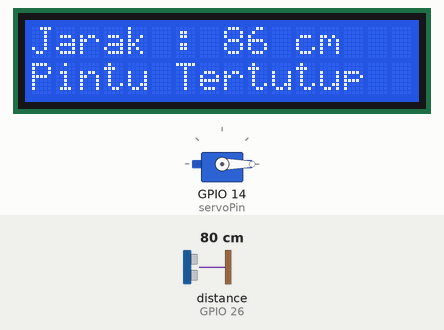
Bench run of a sketch on a simulated ESP32. On the bench: servo, 16×2 character LCD. Wiring (inferred from the names in the program): ultrasonic range finder: trigger GPIO 25; echo GPIO 26. Inputs (shaded band) come from the test bench; at power-on: distance to the obstacle (sensor on GPIO 26) 80 cm. The echo pulse lasts 58.3 µs per cm; what the sketch prints to the serial monitor is not drawn.

Above: at 1.2 s.
1.3 s: distance to the obstacle (sensor on GPIO 26) set to 15 cm
At 3.0 s:
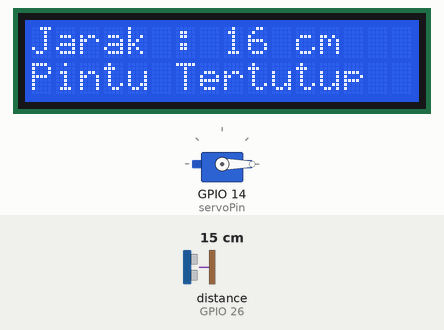
6.4 s: distance to the obstacle (sensor on GPIO 26) set to 12 cm
At 8.0 s:
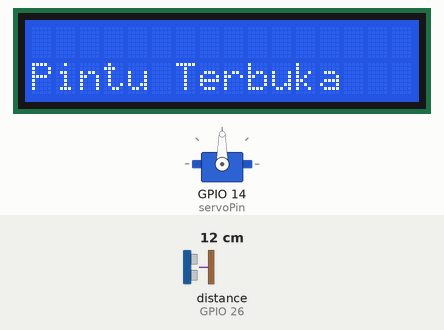
11.5 s: distance to the obstacle (sensor on GPIO 26) set to 18 cm
At 15.5 s:
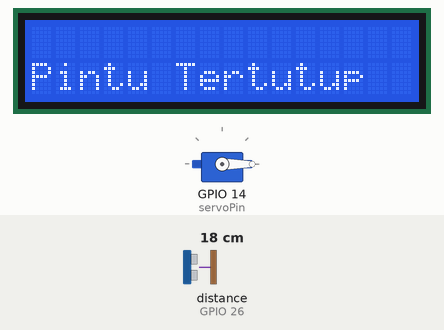
Timing chart, 0 to 17.0 s (numbered marks = the images above; inputs shaded):
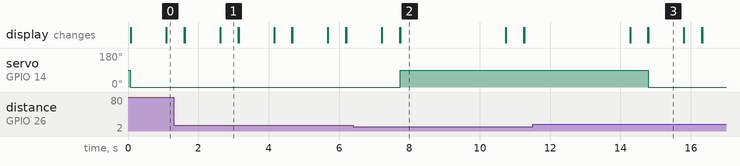

Measured:
- the behaviour switches between 14 and 13 cm on distance to the obstacle (sensor on GPIO 26) (found by bisection; images 1 and 2)
- after the input at 6.4 s, servo on GPIO 14 (servoPin): 0° → 90° after 1.3 s; the display: first differs from a run without the input after 1.3 s (image 2)
- after the input at 11.5 s, servo on GPIO 14 (servoPin): 90° → 0° after 3.3 s; the display: first differs from a run without the input after 3.3 s (image 3)
- what the display in image 1 shows lasts 0.5 s, from 2.6 s to 3.1 s
- what the display in image 2 shows lasts 3.0 s, from 7.7 s to 10.7 s

The sketch:

Dispenser.ino
```cpp
#include <Servo.h>

//Library LCD I2C (link di deskripsi)
#include <LiquidCrystal_I2C.h>
LiquidCrystal_I2C lcd(0x27, 16, 2);

// Definisikan pin sensor ultrasonik
const int trigPin = 25;
const int echoPin = 26;

// Definisikan pin untuk servo motor
const int servoPin = 14;

// Definisikan variabel untuk menghitung jarak
long duration;
int distance;

Servo myServo;  // Buat objek servo motor

void setup() {
  // Inisialisasi pin output dan input
  pinMode(trigPin, OUTPUT);
  pinMode(echoPin, INPUT);

  // Atur pin servo
  myServo.attach(servoPin);

  // Mulai Serial Monitor
  Serial.begin(115200);

  //Mulai library LCD
  lcd.begin();
}

void loop() {
  // Kirimkan sinyal ultrasonik
  digitalWrite(trigPin, LOW);
  delayMicroseconds(2);
  digitalWrite(trigPin, HIGH);
  delayMicroseconds(10);
  digitalWrite(trigPin, LOW);

  // Baca waktu perjalanan pulsa ultrasonik
  duration = pulseIn(echoPin, HIGH);

  // Hitung jarak berdasarkan waktu perjalanan
  distance = duration * 0.037 / 2; // jika belum presisi ubah pada nilai 0.037

  // Cek apakah ada objek dalam jarak tertentu
  if (distance < 15) {  // Jarak yang dapat disesuaikan
    // Buka pintu dengan menggerakkan servo
    myServo.write(90);  // Atur sudut sesuai kebutuhan untuk membuka pintu
    lcd.setCursor(0, 1);
    lcd.print("Pintu Terbuka");
    delay(3000);  // Tahan pintu terbuka selama 3 detik
  } else {
    myServo.write(0);  // Kembali ke posisi awal untuk menutup pintu
    lcd.setCursor(0, 1);
    lcd.print("Pintu Tertutup");
    delay(1000);  // Tahan selama 1 detik sebelum membaca sensor lagi
  }

  // Tampilkan jarak di Serial Monitor
  Serial.print(distance);
  Serial.println(" cm");
  // Tampilkan jarak di LCD
  lcd.setCursor(0, 0);
  lcd.print("Jarak :");
  lcd.setCursor(8, 0);
  lcd.print(distance);
  lcd.setCursor(11, 0);
  lcd.print("cm");
  delay(500); // Atur interval pembacaan
  lcd.clear();

}
```
